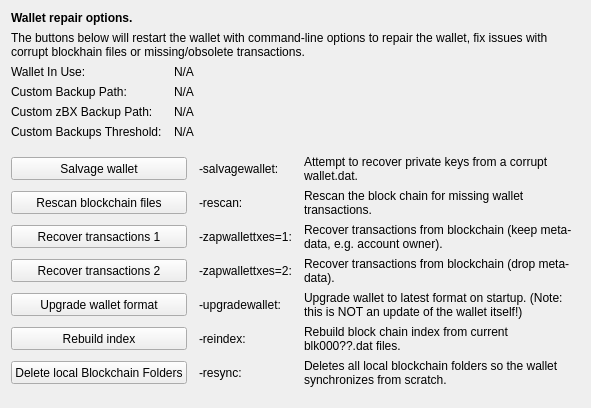
     <widget class="QWidget" name="tab_repair">
      <attribute name="title">
       <string>&amp;Wallet Repair</string>
      </attribute>
      <layout class="QGridLayout" name="gridLayout_4" columnstretch="0,0,0,0">
       <property name="horizontalSpacing">
        <number>12</number>
       </property>
       <item row="0" column="0" colspan="4">
        <widget class="QLabel" name="label_repair_header">
         <property name="font">
          <font>
           <weight>75</weight>
           <bold>true</bold>
          </font>
         </property>
         <property name="text">
          <string>Wallet repair options.</string>
         </property>
        </widget>
       </item>
       <item row="1" column="0" colspan="4">
        <widget class="QLabel" name="label_repair_helptext">
         <property name="font">
          <font>
           <weight>50</weight>
           <bold>false</bold>
          </font>
         </property>
         <property name="text">
          <string>The buttons below will restart the wallet with command-line options to repair the wallet, fix issues with corrupt blockhain files or missing/obsolete transactions.</string>
         </property>
         <property name="wordWrap">
          <bool>true</bool>
         </property>
        </widget>
       </item>
       <item row="2" column="0">
        <widget class="QLabel" name="wallet_path_label">
         <property name="text">
          <string>Wallet In Use:</string>
         </property>
        </widget>
       </item>
       <item row="2" column="1" colspan="3">
        <widget class="QLabel" name="wallet_path">
         <property name="cursor">
          <cursorShape>IBeamCursor</cursorShape>
         </property>
         <property name="text">
          <string>N/A</string>
         </property>
         <property name="textFormat">
          <enum>Qt::PlainText</enum>
         </property>
         <property name="textInteractionFlags">
          <set>Qt::LinksAccessibleByMouse|Qt::TextSelectableByKeyboard|Qt::TextSelectableByMouse</set>
         </property>
        </widget>
       </item>
       <item row="3" column="0">
        <widget class="QLabel" name="wallet_custombackuppath_label">
         <property name="text">
          <string>Custom Backup Path:</string>
         </property>
         <property name="visible">
          <bool>false</bool>
         </property>
        </widget>
       </item>
       <item row="3" column="1" colspan="3">
        <widget class="QLabel" name="wallet_custombackuppath">
         <property name="cursor">
          <cursorShape>IBeamCursor</cursorShape>
         </property>
         <property name="text">
          <string>N/A</string>
         </property>
         <property name="textFormat">
          <enum>Qt::PlainText</enum>
         </property>
         <property name="textInteractionFlags">
          <set>Qt::LinksAccessibleByMouse|Qt::TextSelectableByKeyboard|Qt::TextSelectableByMouse</set>
         </property>
         <property name="visible">
          <bool>false</bool>
         </property>
        </widget>
       </item>
       <item row="4" column="0">
        <widget class="QLabel" name="wallet_customzbxbackuppath_label">
         <property name="text">
          <string>Custom zBX Backup Path:</string>
         </property>
         <property name="visible">
          <bool>false</bool>
         </property>
        </widget>
       </item>
       <item row="4" column="1" colspan="3">
        <widget class="QLabel" name="wallet_customzbxbackuppath">
         <property name="cursor">
          <cursorShape>IBeamCursor</cursorShape>
         </property>
         <property name="text">
          <string>N/A</string>
         </property>
         <property name="textFormat">
          <enum>Qt::PlainText</enum>
         </property>
         <property name="textInteractionFlags">
          <set>Qt::LinksAccessibleByMouse|Qt::TextSelectableByKeyboard|Qt::TextSelectableByMouse</set>
         </property>
         <property name="visible">
          <bool>false</bool>
         </property>
        </widget>
       </item>
       <item row="5" column="0">
        <widget class="QLabel" name="wallet_custombackupthreshold_label">
         <property name="text">
          <string>Custom Backups Threshold:</string>
         </property>
         <property name="visible">
          <bool>false</bool>
         </property>
        </widget>
       </item>
       <item row="5" column="1" colspan="3">
        <widget class="QLabel" name="wallet_custombackupthreshold">
         <property name="cursor">
          <cursorShape>IBeamCursor</cursorShape>
         </property>
         <property name="text">
          <string>N/A</string>
         </property>
         <property name="textFormat">
          <enum>Qt::PlainText</enum>
         </property>
         <property name="textInteractionFlags">
          <set>Qt::LinksAccessibleByMouse|Qt::TextSelectableByKeyboard|Qt::TextSelectableByMouse</set>
         </property>
         <property name="visible">
          <bool>false</bool>
         </property>
        </widget>
       </item>
       <item row="6" column="0">
        <spacer name="verticalSpacer_repair1">
         <property name="orientation">
          <enum>Qt::Vertical</enum>
         </property>
         <property name="sizeHint" stdset="0">
          <size>
           <width>10</width>
           <height>10</height>
          </size>
         </property>
        </spacer>
       </item>
       <item row="7" column="0" colspan="2">
        <widget class="QPushButton" name="btn_salvagewallet">
         <property name="minimumSize">
          <size>
           <width>100</width>
           <height>23</height>
          </size>
         </property>
         <property name="text">
          <string>Salvage wallet</string>
         </property>
        </widget>
       </item>
       <item row="7" column="2">
        <widget class="QLabel" name="label_repair_salvage_command">
         <property name="text">
          <string notr="true">-salvagewallet:</string>
         </property>
        </widget>
       </item>
       <item row="7" column="3">
        <widget class="QLabel" name="label_repair_salvage">
         <property name="text">
          <string>Attempt to recover private keys from a corrupt wallet.dat.</string>
         </property>
         <property name="wordWrap">
          <bool>true</bool>
         </property>
        </widget>
       </item>
       <item row="8" column="0" colspan="2">
        <widget class="QPushButton" name="btn_rescan">
         <property name="minimumSize">
          <size>
           <width>100</width>
           <height>23</height>
          </size>
         </property>
         <property name="text">
          <string>Rescan blockchain files</string>
         </property>
        </widget>
       </item>
       <item row="8" column="2">
        <widget class="QLabel" name="label_repair_rescan_command">
         <property name="text">
          <string notr="true">-rescan:</string>
         </property>
        </widget>
       </item>
       <item row="8" column="3">
        <widget class="QLabel" name="label_repair_rescan">
         <property name="text">
          <string>Rescan the block chain for missing wallet transactions.</string>
         </property>
         <property name="wordWrap">
          <bool>true</bool>
         </property>
        </widget>
       </item>
       <item row="9" column="0" colspan="2">
        <widget class="QPushButton" name="btn_zapwallettxes1">
         <property name="minimumSize">
          <size>
           <width>100</width>
           <height>23</height>
          </size>
         </property>
         <property name="text">
          <string>Recover transactions 1</string>
         </property>
        </widget>
       </item>
       <item row="9" column="2">
        <widget class="QLabel" name="label_repair_zap1_command">
         <property name="text">
          <string notr="true">-zapwallettxes=1:</string>
         </property>
        </widget>
       </item>
       <item row="9" column="3">
        <widget class="QLabel" name="label_repair_zap1">
         <property name="text">
          <string>Recover transactions from blockchain (keep meta-data, e.g. account owner).</string>
         </property>
         <property name="wordWrap">
          <bool>true</bool>
         </property>
        </widget>
       </item>
       <item row="10" column="0" colspan="2">
        <widget class="QPushButton" name="btn_zapwallettxes2">
         <property name="minimumSize">
          <size>
           <width>100</width>
           <height>23</height>
          </size>
         </property>
         <property name="text">
          <string>Recover transactions 2</string>
         </property>
        </widget>
       </item>
       <item row="10" column="2">
        <widget class="QLabel" name="label_repair_zap2_command">
         <property name="text">
          <string notr="true">-zapwallettxes=2:</string>
         </property>
        </widget>
       </item>
       <item row="10" column="3">
        <widget class="QLabel" name="label_repair_zap2">
         <property name="text">
          <string>Recover transactions from blockchain (drop meta-data).</string>
         </property>
         <property name="wordWrap">
          <bool>true</bool>
         </property>
        </widget>
       </item>
       <item row="11" column="0" colspan="2">
        <widget class="QPushButton" name="btn_upgradewallet">
         <property name="minimumSize">
          <size>
           <width>100</width>
           <height>23</height>
          </size>
         </property>
         <property name="text">
          <string>Upgrade wallet format</string>
         </property>
        </widget>
       </item>
       <item row="11" column="2">
        <widget class="QLabel" name="label_repair_upgrade_command">
         <property name="text">
          <string notr="true">-upgradewallet:</string>
         </property>
        </widget>
       </item>
       <item row="11" column="3">
        <widget class="QLabel" name="label_repair_upgrade">
         <property name="text">
          <string>Upgrade wallet to latest format on startup. (Note: this is NOT an update of the wallet itself!)</string>
         </property>
         <property name="wordWrap">
          <bool>true</bool>
         </property>
        </widget>
       </item>
       <item row="12" column="0" colspan="2">
        <widget class="QPushButton" name="btn_reindex">
         <property name="minimumSize">
          <size>
           <width>100</width>
           <height>23</height>
          </size>
         </property>
         <property name="text">
          <string>Rebuild index</string>
         </property>
        </widget>
       </item>
       <item row="12" column="2">
        <widget class="QLabel" name="label_repair_reindex_command">
         <property name="text">
          <string notr="true">-reindex:</string>
         </property>
        </widget>
       </item>
       <item row="12" column="3">
        <widget class="QLabel" name="label_repair_reindex">
         <property name="text">
          <string>Rebuild block chain index from current blk000??.dat files.</string>
         </property>
         <property name="wordWrap">
          <bool>true</bool>
         </property>
        </widget>
       </item>
       <item row="13" column="0" colspan="2">
        <widget class="QPushButton" name="btn_resync">
         <property name="minimumSize">
          <size>
           <width>100</width>
           <height>23</height>
          </size>
         </property>
         <property name="text">
          <string>Delete local Blockchain Folders</string>
         </property>
        </widget>
       </item>
       <item row="13" column="2">
        <widget class="QLabel" name="label_repair_resync_command">
         <property name="text">
          <string>-resync:</string>
         </property>
        </widget>
       </item>
       <item row="13" column="3">
        <widget class="QLabel" name="label_repair_resync">
         <property name="text">
          <string>Deletes all local blockchain folders so the wallet synchronizes from scratch.</string>
         </property>
         <property name="wordWrap">
          <bool>true</bool>
         </property>
        </widget>
       </item>
       <item row="14" column="0">
        <spacer name="verticalSpacer_repair2">
         <property name="orientation">
          <enum>Qt::Vertical</enum>
         </property>
         <property name="sizeHint" stdset="0">
          <size>
           <width>20</width>
           <height>10</height>
          </size>
         </property>
        </spacer>
       </item>
      </layout>
     </widget>
